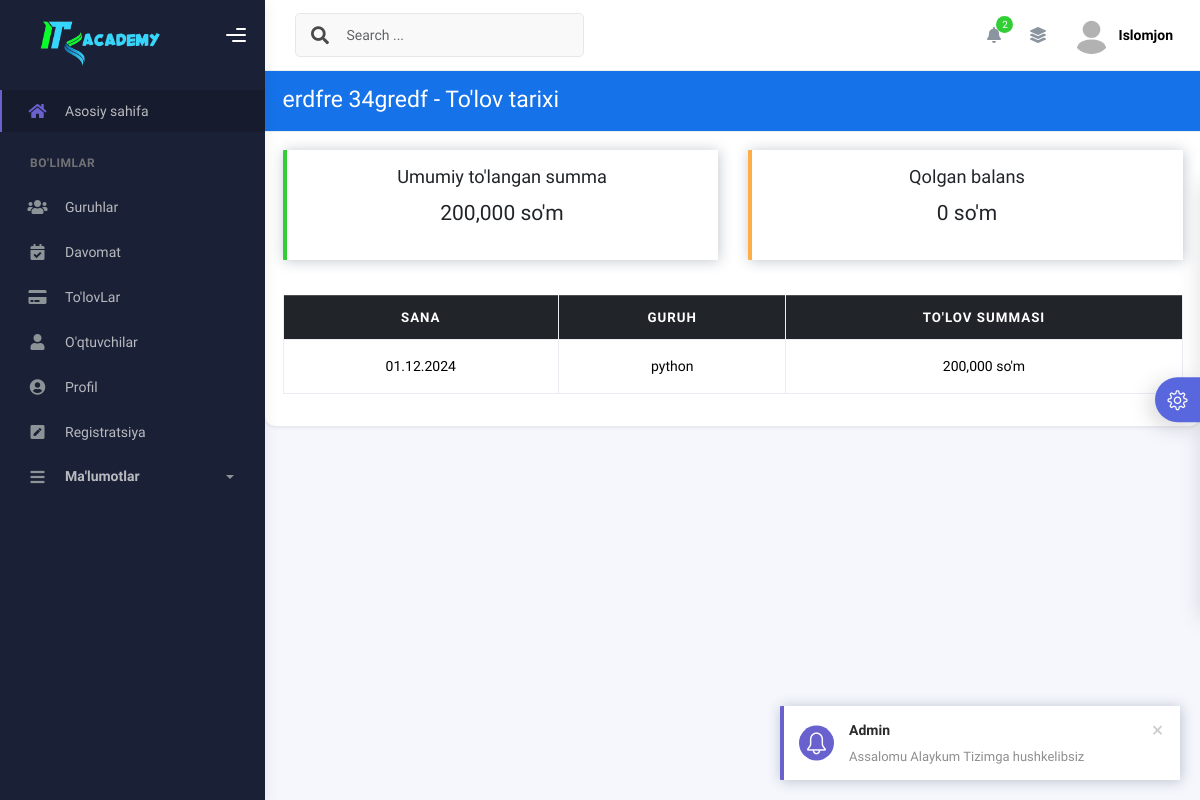
/student_payment_history/30/ (signed in), run on an earlier commit of the app's database.
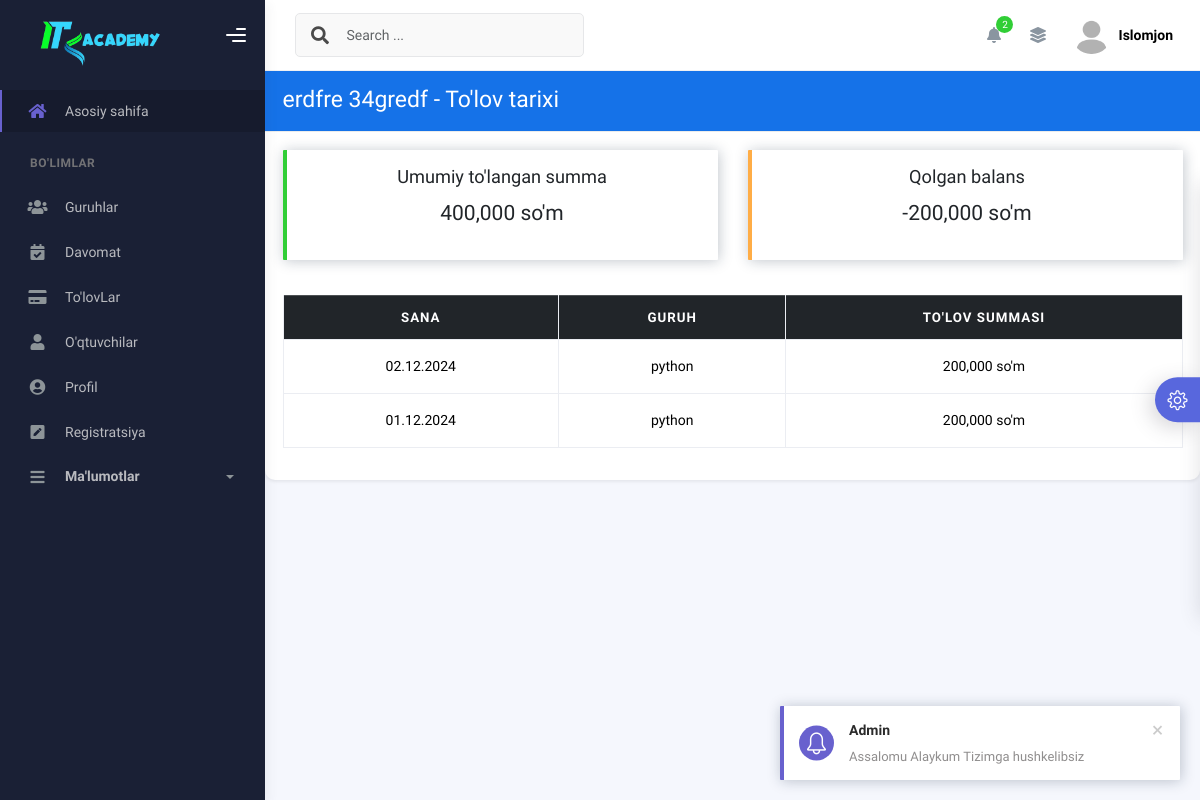
And on a later commit of the database.
### users/models.py (models this page shows, shortened)
class DailyPayment(models.Model):
    group = models.ForeignKey(Group, on_delete=models.CASCADE, related_name='daily_payments')
    student = models.ForeignKey(Student, on_delete=models.CASCADE, related_name='daily_payments')
    payment_date = models.DateField(default=date.today)
    monthly_fee = models.IntegerField(default=200000)
    remaining_amount = models.IntegerField()
    paid_amount = models.IntegerField()
    note = models.TextField(blank=True, null=True)
    created_at = models.DateTimeField(auto_now_add=True)
    updated_at = models.DateTimeField(auto_now=True)
    class Meta:
        ordering = ['-payment_date']
    @classmethod
    def get_student_balance(cls, student_id):
        latest_payment = cls.objects.filter(
            student_id=student_id
        ).order_by('-payment_date').first()
        if not latest_payment:
            return 200000
        return latest_payment.remaining_amount

class Group(models.Model):
    name = models.CharField(max_length=100)
    teacher = models.ForeignKey(Teacher, on_delete=models.CASCADE)
    week_days = models.CharField(
        max_length=20,
        choices=WeekDayChoices.choices,
        default=WeekDayChoices.MON_WED_FRI
    )
    monthly_payment = models.IntegerField(default=200000)
    created_at = models.DateTimeField(auto_now_add=True)
    updated_at = models.DateTimeField(auto_now=True)

### users/views.py (the view)
# urls.py: path('student_payment_history/<int:student_id>/', views.student_payment_history, name='student_payment_history'),
@login_required
def student_payment_history(request, student_id):
    student = get_object_or_404(Student, id=student_id)
    payments = DailyPayment.objects.filter(
        student=student
    ).order_by('-payment_date')
    total_paid = payments.aggregate(Sum('paid_amount'))['paid_amount__sum'] or 0
    remaining_amount = DailyPayment.get_student_balance(student_id)
    context = {
        'student': student,
        'payments': payments,
        'total_paid': total_paid,
        'remaining_amount': remaining_amount
    }
    return render(request, 'users/payment_history.html', context)

### users/models.py (called while the page is built)
    @property
    def full_name(self):
        return f"{self.first_name} {self.last_name}"

### users/templates/users/payment_history.html
{% extends 'base.html' %}
{% load humanize %}
{% block content %}
<div class="container mt-10">
    <div class="card shadow-sm">
        <div class="card-header bg-primary text-white">
            <h3 class="mb-0">{{ student.full_name }} - To'lov tarixi</h3>
        </div>
        <div class="card-body">
            <div class="row mb-4">
                <div class="col-md-6">
                    <div class="alert alert-success text-center">
                        <h5 class="mb-1">Umumiy to'langan summa</h5>
                        <p class="fs-4">{{ total_paid|intcomma }} so'm</p>
                    </div>
                </div>
                <div class="col-md-6">
                    <div class="alert alert-warning text-center">
                        <h5 class="mb-1">Qolgan balans</h5>
                        <p class="fs-4">{{ remaining_amount|intcomma }} so'm</p>
                    </div>
                </div>
            </div>
            <table class="table table-bordered table-hover align-middle">
                <thead class="table-dark">
                    <tr>
                        <th class="text-center">Sana</th>
                        <th class="text-center">Guruh</th>
                        <th class="text-center">To'lov summasi</th>
                    </tr>
                </thead>
                <tbody>
                    {% for payment in payments %}
                    <tr>
                        <td class="text-center">{{ payment.payment_date|date:"d.m.Y" }}</td>
                        <td class="text-center">{{ payment.group.name }}</td>
                        <td class="text-center">{{ payment.paid_amount|intcomma }} so'm</td>
                    </tr>
                    {% empty %}
                    <tr>
                        <td colspan="3" class="text-center text-muted">Hech qanday to'lov topilmadi</td>
                    </tr>
                    {% endfor %}
                </tbody>
            </table>
        </div>
    </div>
</div>
{% endblock %}

What changed in the data, as far as the page shows it:
added DailyPayment: payment_date "02.12.2024", group.name "python", paid_amount "200,000"
Also different on the page:
{{ total_paid|intcomma }}: "200,000" → "400,000"
{{ remaining_amount|intcomma }}: "0" → "-200,000"
